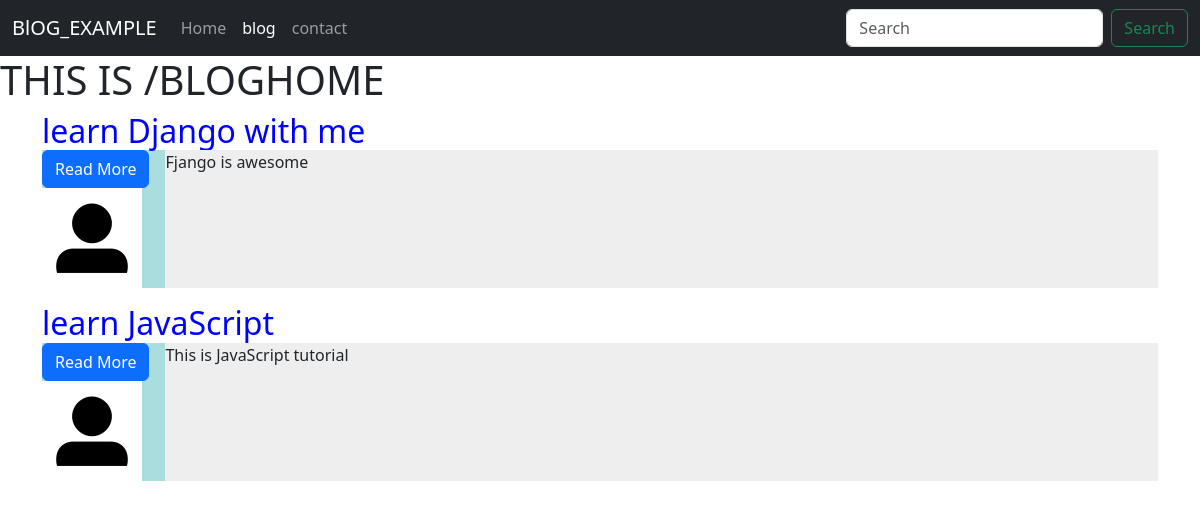
The page /blog/ on the database as committed earlier.
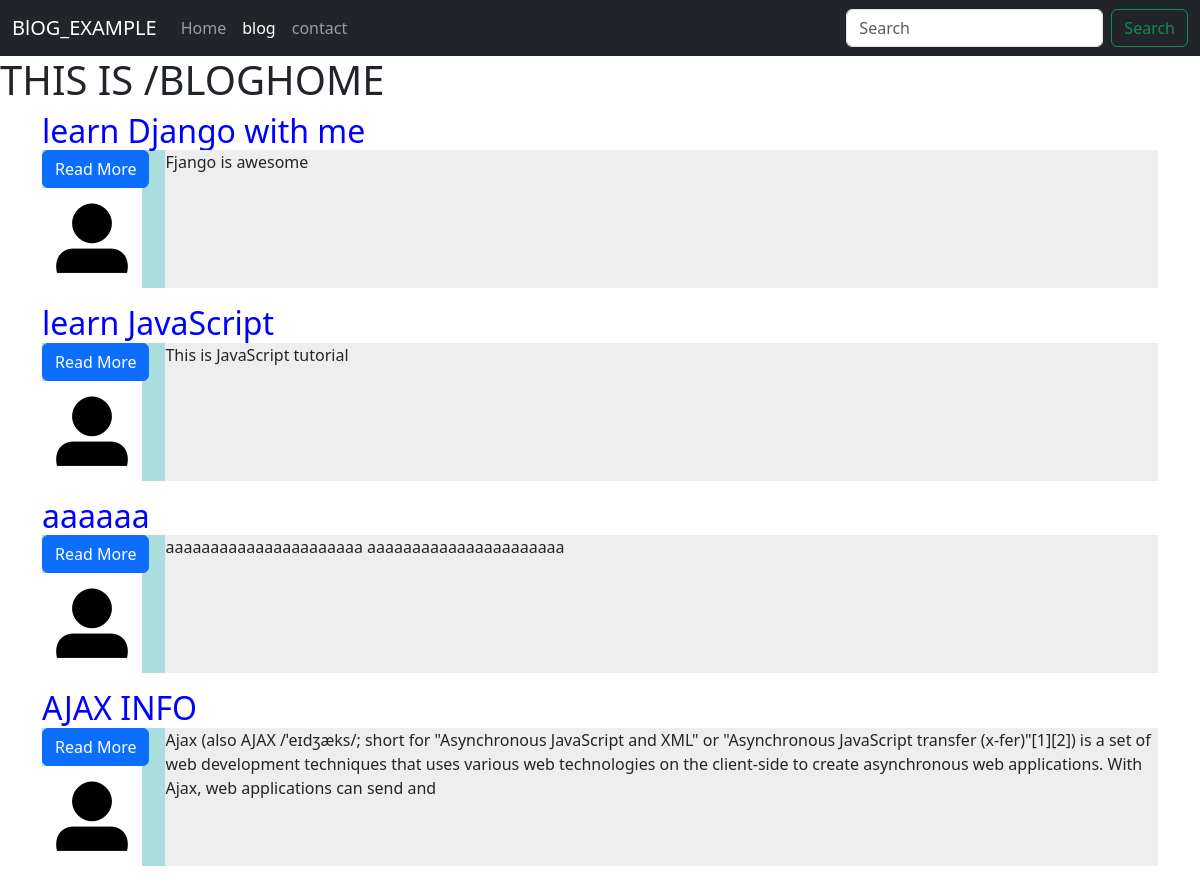
The same page on the database as committed later.
### blog/models.py (models this page shows, shortened)
class Blog(models.Model):
    sno     = models.AutoField( primary_key=True )
    title   = models.CharField( max_length=200 )
    content = models.TextField()
    slug    = models.CharField( max_length=100 )
    time    = models.DateField( auto_now_add = True )

### blog/views.py (the view)
# urls.py: 2. Add a URL to urlpatterns:  path('blog/', include('blog.urls'))
def blog(request):
    blogs = Blog.objects.all()   # Blogs are objects retreved by ORM
    context = {'blogs': blogs }  # context must be a dictionary  key-value
    return render(request, 'bloghome.html', context)

### templates/bloghome.html (shortened to what this page needs)
{% extends "base.html" %}
{% block  blog_active %} active{% endblock  %}
{% block body %}
    {% load static %}
    <h1> THIS IS /BLOGHOME </h1>
    {% for blog in blogs %}
    <div class='container ml-5'>
        <h2 style='color: #00F; display:inline;'>
            {{ blog.title }}
        </h2>
        <div class="d-flex"
        style="background-color:#ADD">
            <div class="flex-shrink-0">
                <a href="/blogpost/{{blog.slug}}">
                    <button type="button" class="btn btn-primary"> Read More</button>
                </a>
                <img src="{% static 'user.png' %}" alt="..."
                style="height:100px; display:block">
            </div>
            <div class="flex-grow-1 ms-3"
            style="background-color:#EEE">
                {{ blog.content | slice:300 }}
            </div>
            <br>
        </div>
    </div>
    {% endfor %}
{% endblock body %}

### templates/base.html (shortened to what this page needs)
<!DOCTYPE html>
<html lang="en">
<head>
    <link href="https://cdn.jsdelivr.net/npm/bootstrap@5.3.3/dist/css/bootstrap.min.css" rel="stylesheet"
>
</head>
<body>
    <nav class="navbar navbar-expand-lg navbar-dark bg-dark">
        <div class="container-fluid">
          <a class="navbar-brand" href="/">BlOG_EXAMPLE</a>
          <div class="collapse navbar-collapse" id="navbarSupportedContent">
            <ul class="navbar-nav me-auto mb-2 mb-lg-0">
              <li class="nav-item ">
                <a class="nav-link {% block  home_active %}{% endblock %}"  href="/">Home</a>
              </li>
              <li class="nav-item ">
                <a class="nav-link {% block  blog_active %}{% endblock %}"  href="/blog">blog</a>
              </li>
              <li class="nav-item ">
                <a class="nav-link {% block contact_active %}{% endblock %}"  href="/contact">contact</a>
              </li>
            </ul>
            <form action="/search" method="get" class="d-flex" role="search">
              <input class="form-control me-2" type="search" placeholder="Search" aria-label="Search">
              <button class="btn btn-outline-success" type="submit">Search</button>
            </form>
          </div>
        </div>
      </nav>
    {% block  body%}    {% endblock body%}
</body>
</html>

Rows that differ between the two databases and show on the page:
added Blog: title "aaaaaa", content "aaaaaaaaaaaaaaaaaaaaaa aaaaaaaaaaaaaaaaaaaaaa"
added Blog: title "AJAX INFO", content "Ajax (also AJAX /ˈeɪdʒæks/; short for \"Asynchronous JavaScript and XML\" or \"Asynchronous JavaScript transfer (x-fer)\"[1][2]) is a set of web development techniques that uses various web technologies on the client-side to create asynchronous web applications. With Ajax, web applications can send and"
